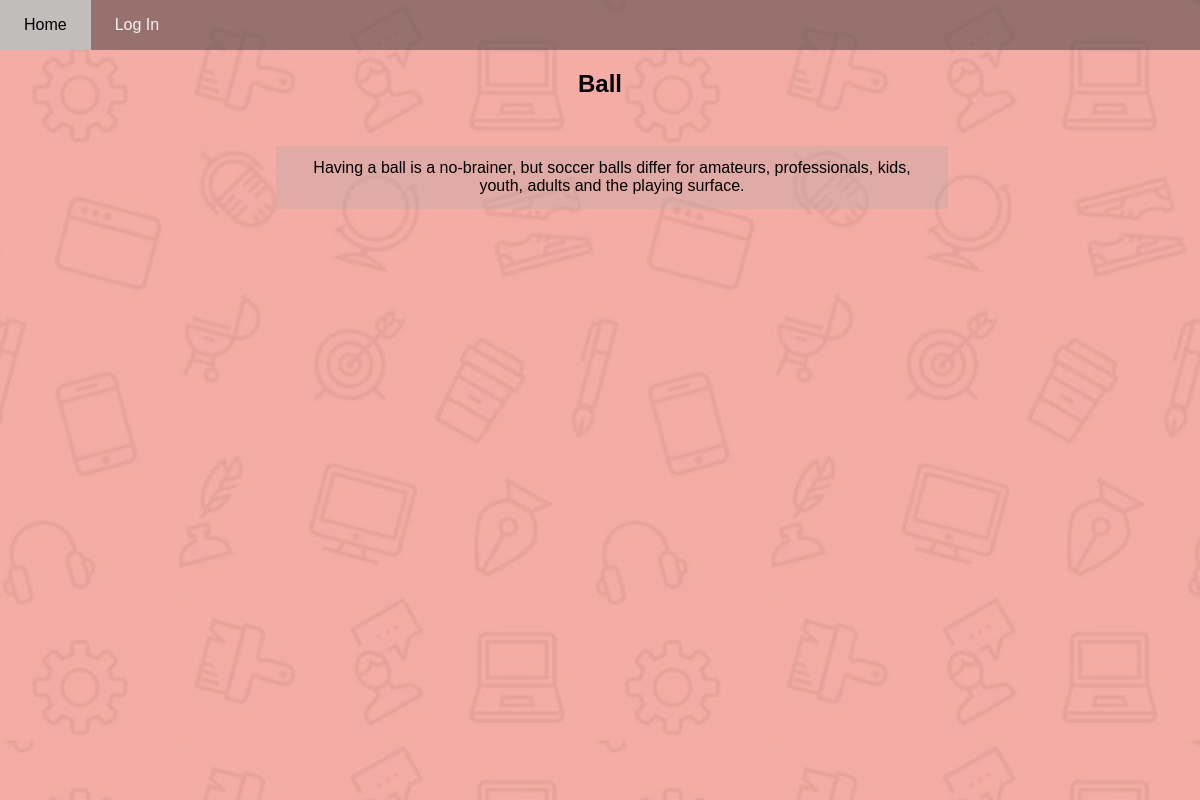
Screenshot of /category/1/1/ with the database file from the repository.
### db_setup.py (models this page shows, shortened)
class Item(Base):
    __tablename__ = 'item'
    id = Column(Integer, primary_key=True)
    name = Column(String(100), nullable=False)
    description = Column(String(500))
    category_id = Column(Integer, ForeignKey('category.id'))
    category = relationship(Category)
    user_id = Column(Integer, ForeignKey('user.id'))
    user = relationship(User)

### main.py (the view)
@app.route('/category/<int:category_id>/<int:item_id>/')
def showItem(category_id, item_id):
    item = session.query(Item).filter_by(id=item_id).one()
    access = False
    if 'username' in login_session and login_session['user_id'] == item.user_id:
        access = True
    return render_template('showItem.html', item=item, category_id=category_id, access=access)

### templates/showItem.html (shortened to what this page needs)
<!DOCTYPE html>
<html>
<head>
    <link rel="stylesheet" type="text/css" href="{{url_for('static', filename='style.css')}}" />
</head>
<body>
        <div class="bg">
                <div class="bg-color">
    <div class="topnav">
        <a href="{{url_for('showCategories')}}">Home</a>
        <a href="{{url_for('login')}}">Log In</a>
    </div>
    <div class="edit-header">
            <h2>{{ item.name }}</h2>
          </div>
    <div class="descr">
            <p class="descr-txt">{{item.description}}</p>
    </div>
</div></div>
</body>
</html>

### static/style.css (style rules this page uses)
.topnav { margin: 0; padding: 0; background: rgba(75, 66, 66, 0.548); overflow: hidden; }
.topnav a { float: left; color: #f2f2f2; text-align: center; padding: 1rem 1.5rem; text-decoration: none; font-size: 1rem; }
body { margin: 0; height: 100%; font-family: Arial, Helvetica, sans-serif; }
.bg { position: fixed; top: 0; left: 0; width: 100%; height: 100%; background: url("img/bg.jpg"); background-size: 100%; }
.bg-color { position: fixed; top: 0; left: 0; width: 100%; height: 100%; background: rgba(255, 255, 255, 0.538); background-size: 100%; }
* { box-sizing: border-box; }
.edit-header { text-align: center; font-family: Arial, Helvetica, sans-serif; }
.descr { padding: 1%; width: 80%; padding-left: 23%; }
.descr .descr-txt { padding: 2%; text-align: center; background: rgba(167, 167, 167, 0.267); }

### rows the page displays
Item: name "Ball", description "Having a ball is a no-brainer, but soccer balls differ for amateurs, professionals, kids, youth, adults and the playing surface."
